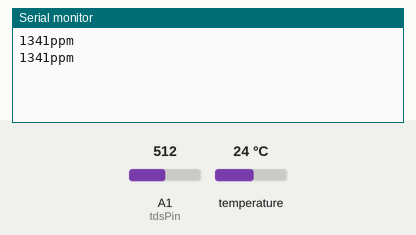
This sketch was run on a simulated Arduino Uno, built with avr-gcc and run on an emulated ATmega328P. Shown: the last lines printed to the serial monitor. The inputs (shaded band) are chosen by the test bench; at power-on: temperature 24 °C, A1 (tdsPin) = 512.

Above: at 4.8 s.
4.9 s: temperature set to 12 °C
At 8.0 s:
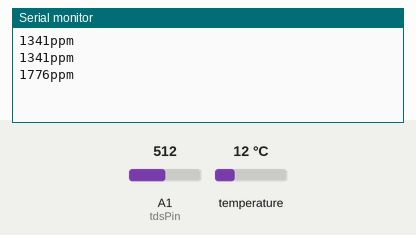
9.2 s: A1 (tdsPin) set to 716
At 11.6 s:
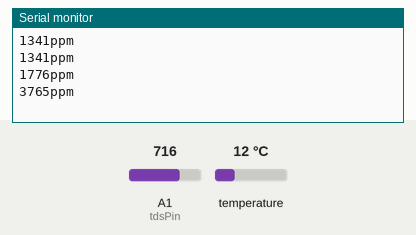
13.5 s: temperature set to 19 °C
At 15.2 s:
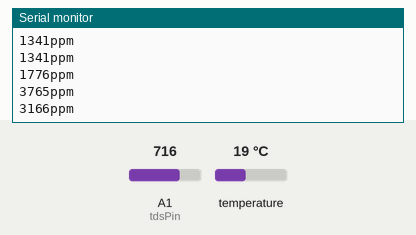
17.8 s: A1 (tdsPin) set to 900
At 21.3 s:
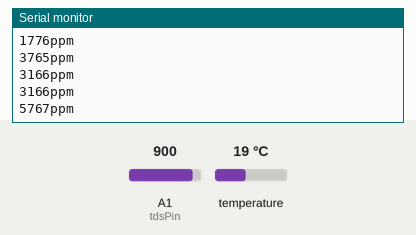
Timing chart, 0 to 22.8 s (numbered marks = the images above; inputs shaded):
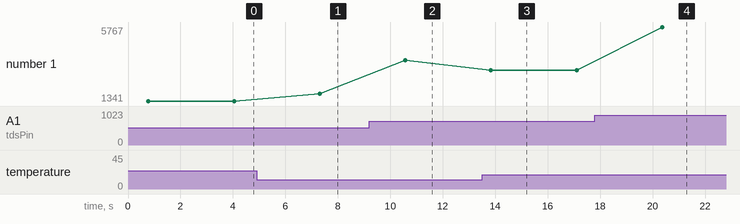

Measured:
- after the input at 4.9 s, the serial monitor: prints a new line after 2.4 s (image 1)
- after the input at 9.2 s, the serial monitor: prints a new line after 1.4 s (image 2)
- after the input at 13.5 s, the serial monitor: prints a new line after 0.34 s (image 3)
- after the input at 17.8 s, the serial monitor: prints a new line after 2.6 s (image 4)
- plotted number 1: 1341 → 1776 after the input at 4.9 s, 1776 → 3765 after the input at 9.2 s, 3765 → 3166 after the input at 13.5 s, 3166 → 5767 after the input at 17.8 s

The sketch:

TDS_Alternate_Test.ino
```cpp
#include <OneWire.h> //2.3.7
#include <DallasTemperature.h> //3.9.0
#include "GravityTDS.h"

const uint8_t tdsPin = A1;
const uint8_t tdsVccControlPin = 3;
const uint8_t tdsGndControlPin = 4;
const uint8_t ds18b20Pin = 2;
OneWire oneWire(ds18b20Pin);
DallasTemperature ds18b20(&oneWire);
float temperature = 0;

GravityTDS gravityTds;

void setup()
{
  // put your setup code here, to run once:
  Serial.begin(9600);
  ds18b20.begin();
  pinMode(tdsVccControlPin,OUTPUT);
  pinMode(tdsGndControlPin,OUTPUT);
  gravityTds.setPin(tdsPin);
  gravityTds.setAref(5.0);  //reference voltage on ADC, default 5.0V on Arduino UNO
  gravityTds.setAdcRange(1024);  //1024 for 10bit ADC;4096 for 12bit ADC
  gravityTds.begin();  //initialization
}

void loop()
{
  // put your main code here, to run repeatedly:
  digitalWrite(tdsVccControlPin,HIGH);
  digitalWrite(tdsGndControlPin,HIGH);
  ds18b20.requestTemperatures();
  temperature = ds18b20.getTempCByIndex(0);
  gravityTds.setTemperature(temperature);  // set the temperature and execute temperature compensation
  gravityTds.update();  //sample and calculate
  float tdsValue = gravityTds.getTdsValue();  // then get the value
  Serial.print(tdsValue,0);
  Serial.println("ppm");
  delay(500);

  digitalWrite(tdsVccControlPin,LOW);
  digitalWrite(tdsGndControlPin,LOW);
  delay(2000);
}
```
